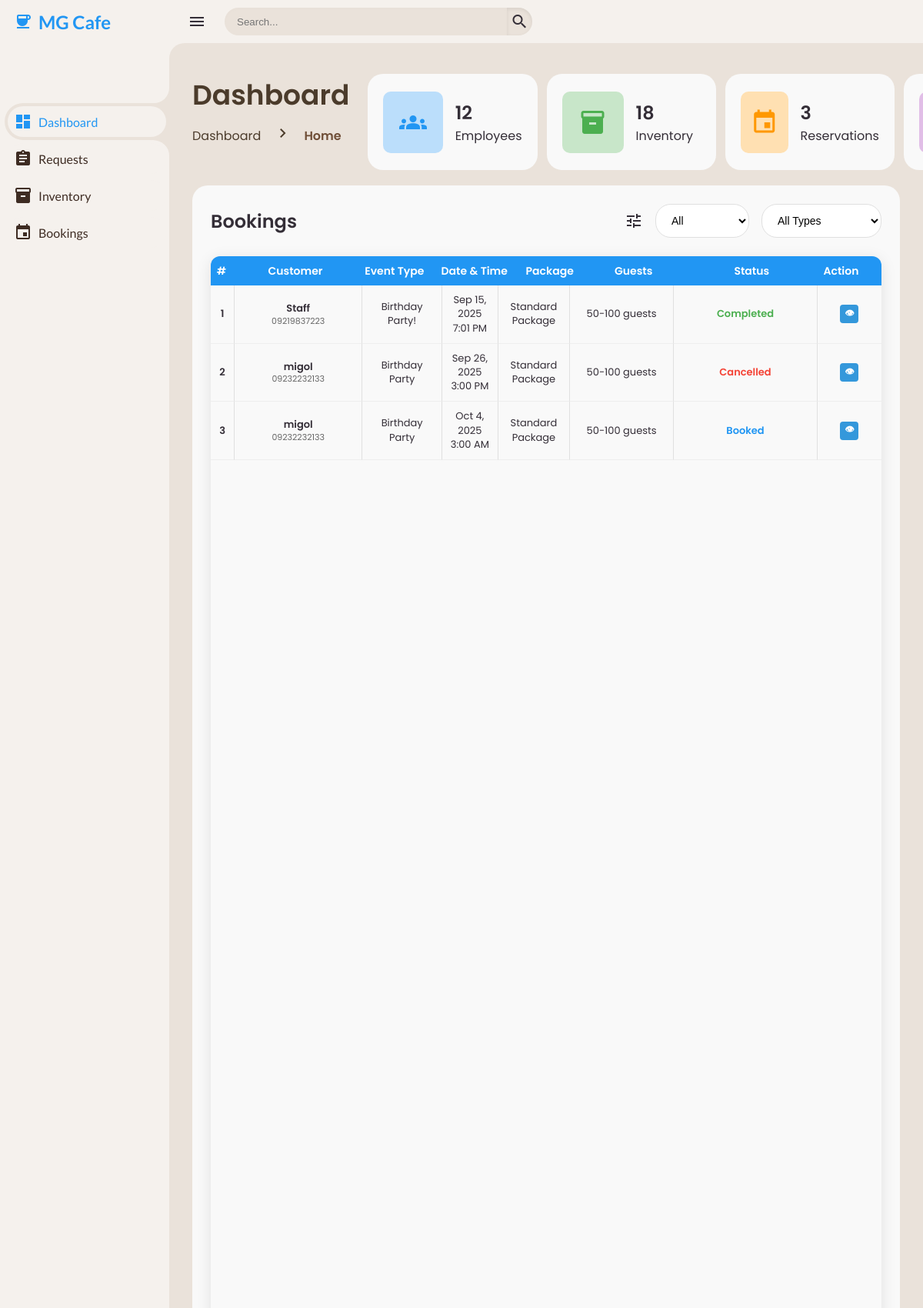
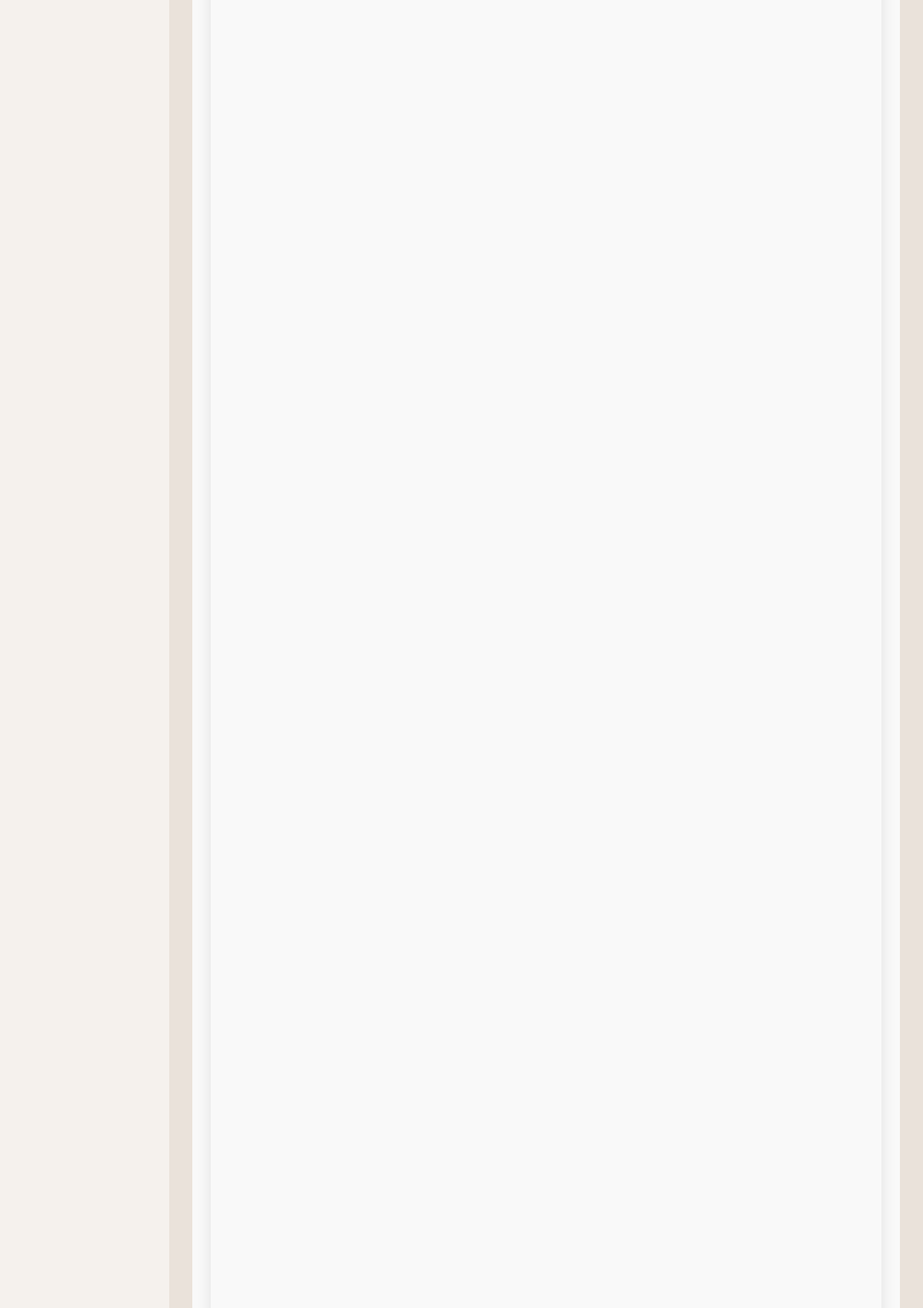
/client/client-dashboard.php (signed in, upper part), run on the app's committed database (2 pictures, top to bottom).
### tables this page shows
CREATE TABLE `tbl_event_booking` (
  `event_id` int(11) NOT NULL,
  `customer_name` varchar(100) DEFAULT NULL,
  `customer_email` varchar(100) DEFAULT NULL,
  `customer_contact` varchar(20) DEFAULT NULL,
  `event_name` varchar(100) DEFAULT NULL,
  `event_date` date DEFAULT NULL,
  `event_time` time DEFAULT NULL,
  `event_description` text DEFAULT NULL,
  `event_status` enum('Booked','Cancelled','Completed') NOT NULL,
  `created_at` datetime DEFAULT current_timestamp()
);

### php/get-employee.php (called while the page is built, shortened)
<?php
include __DIR__ . '/../config/database-connection.php';
$totalEmployees = $conn->query("SELECT COUNT(*) AS total_employees FROM tbl_employee")->fetch_assoc()['total_employees'];

### php/get-inventory.php (called while the page is built, shortened)
<?php
include __DIR__ . '/../config/database-connection.php';
$branch = $_GET['branch'] ?? ($_SESSION['branch'] ?? 'MG Cafe');
$totalInventory = 0;
if ($branch !== 'Unknown') {
    $sql = "SELECT COUNT(*) AS total_inventory FROM tbl_inventory WHERE branch = ?";
    $stmt = $conn->prepare($sql);
    if ($stmt) {
        $stmt->bind_param("s", $branch);
        $stmt->execute();
        $stmt->bind_result($totalInventory);
    }
}
?>

### php/get-event.php (called while the page is built, shortened)
<?php
include __DIR__ . '/../config/database-connection.php';
$sql = "SELECT * FROM tbl_event_booking ORDER BY event_date, event_time";
$result = $conn->query($sql);
$events = [];
if ($result && $result->num_rows > 0) {
    while ($row = $result->fetch_assoc()) {
        $events[] = $row;
    }
}
$sqlTotalReservations = "SELECT COUNT(*) AS total_reservations FROM tbl_event_booking";
$resultTotal = $conn->query($sqlTotalReservations);
if ($resultTotal && $resultTotal->num_rows > 0) {
    $rowTotal = $resultTotal->fetch_assoc();
    $totalReservations = $rowTotal['total_reservations'];
}
?>

### client/client-dashboard.php (the view, shortened to what this page needs)
<?php
include __DIR__ . '/../php/get-employee.php';
include __DIR__ . '/../php/get-inventory.php';
include __DIR__ . '/../php/get-event.php';
?>
<!DOCTYPE html>
<html lang="en">
<head>
	<link href='https://unpkg.com/boxicons@2.1.4/dist/boxicons.js' rel='stylesheet'>
	<link href='https://unpkg.com/boxicons@2.1.4/css/boxicons.min.css' rel='stylesheet'>
    <link rel="stylesheet" href="../css/style.css">
	<link rel="stylesheet" href="../css/components/sidebar.css">
	<link rel="stylesheet" href="../css/components/table.css">
</head>
<body class="client-dashboard">
    <section class="sidebar">
    	<?php include '../includes/client-sidebar.php'; ?>
    </section>
    <section class="content" >
    	    <nav>
                <i class="material-icons icon-menu">menu</i>
                <form action="#">
                    <div class="form-input">
                        <input type="search" placeholder="Search...">
                        <button type="submit" class="search-btn"><i class='material-icons search-icon' >search</i></button>
                    </div>
                </form>
            </nav>
	<div class="main">
		<div class="head-title-with-cards">
			<div class="head-title">
				<div class="left">
					<h1>Dashboard</h1>
					<ul class="breadcrumb">
						<li> <a>Dashboard</a> </li>
						<li> <i class='material-icons right-icon'>chevron_right</i></li>
						<li> <a class="active">Home</a> </li>
					</ul>
				</div>
			</div>
			<ul class="box-info">
				<li>
					<i class="material-icons icon-card one">groups</i>
					<span class="text">
						<h3><?= $totalEmployees; ?></h3>
						<p>Employees</p>
					</span>
				</li>
				<li>
					<i class="material-icons icon-card two">inventory_2</i>
					<span class="text">
						<h3><?= $totalInventory; ?></h3>
						<p>Inventory</p>
					</span>
				</li>
				<li>
					<i class="material-icons icon-card three">event</i>
					<span class="text">
						<h3><?= $totalReservations ?></h3>
						<p>Reservations</p>
					</span>
				</li>
				<li>
					<i class="material-icons icon-card four">swap_horiz</i>
				</li>
			</ul>
		</div>
		<div class="table-data">
			<div class="order">
				<div class="head">
					<h3>Bookings</h3>
					<i class="material-icons">tune</i>
					<select class="filterStatus">
						<option value="all">All</option>
					</select>
					<select class="filterType">
						<option value="all">All Types</option>
					</select>
				</div>
				<table>
					<thead>
						<tr>
							<th>#</th>
							<th>Customer</th>
							<th>Event Type</th>
							<th>Date & Time</th>
							<th>Package</th>
							<th>Guests</th>
							<th>Status</th>
							<th>Action</th>
						</tr>
					</thead>
					<tbody>
						<?php if (!empty($events)) : ?>
							<?php
							$counter = 1;
							$dashboardEvents = array_slice($events, 0, 5);
							?>
							<?php foreach ($dashboardEvents as $event): ?>
								<tr>
									<td><?= $counter++; ?></td>
									<td>
										<span><strong><?= htmlspecialchars($event['customer_name']); ?></strong></span>
										<p><?= htmlspecialchars($event['customer_contact']); ?></p>
									</td>
									<td class="event-type">
										<span><?= htmlspecialchars($event['event_name']); ?></span>
									</td>
									<td>
										<span><?= date("M j, Y", strtotime($event['event_date'])); ?></span>
										<p><?= date("g:i A", strtotime($event['event_time'])); ?></p>
									</td>
									<td>Standard Package</td>
									<td>50-100 guests</td>
									<td class="booking-status">
										<span class="status <?= strtolower($event['event_status']); ?>">
											<?= htmlspecialchars($event['event_status']); ?>
										</span>
									</td>
									<td class="text-center">
										<div class="action-buttons">
											<button class="btn-view" onclick="window.location.href='client-bookings.php'" title="View Details">👁</button>
										</div>
									</td>
								</tr>
							<?php endforeach; ?>
						<?php else: ?>
							<tr><td colspan="8">No bookings found</td></tr>
						<?php endif; ?>
					</tbody>
				</table>
			</div>
    </section>
</body>
</html>

### css/components/sidebar.css (style rules this page uses)
.sidebar { position: fixed; top: 0; left: 0; width: 220px; height: 100%; background: var(--container-bg-color); z-index: 1000; font-family: 'Lato', sans-serif; transition: .3s ease; overflow-x: hidden; scrollbar-width: none; }

### css/components/table.css (style rules this page uses)
.booking-status .status.booked { color: var(--blue) !important; background: none !important; background-color: transparent !important; padding: 0 !important; font-weight: 600; border: none !important; border-radius: 0 !important; }
.booking-status .status.completed { color: var(--green) !important; background: none !important; background-color: transparent !important; padding: 0 !important; font-weight: 600; border: none !important; border-radius: 0 !important; }
.booking-status .status.cancelled { color: var(--red) !important; background: none !important; background-color: transparent !important; padding: 0 !important; font-weight: 600; border: none !important; border-radius: 0 !important; }
.client-dashboard .booking-status .status, .client-mghub .booking-status .status, .client-spa .booking-status .status { background: none !important; background-color: transparent !important; padding: 0 !important; border: none !important; border-radius: 0 !important; font-weight: 600; }

### css/components/badge.css (style rules this page uses)
:root { --badge-new: #3498db; --badge-active: #27ae60; --badge-inactive: #95a5a6; }
.status.booked { background: #3498db; color: #fff; }
.status.cancelled { background: #e74c3c; color: #fff; }
.status.completed { background: #27ae60; color: #fff; }

### css/components/breadcrumb.css (style rules this page uses)
.head-title { display: flex; align-items: center; justify-content: space-between; grid-gap: 16px; flex-wrap: wrap; }
.head-title .left h1 { font-size: 36px; font-weight: 600; margin-bottom: 10px; color: var(--font); }
.head-title .left .breadcrumb { display: flex; align-items: center; grid-gap: 16px; }
.head-title .left .breadcrumb li { color: var(--font); }
.head-title .left .breadcrumb .right-icon { color: var(--font); }
.head-title .left .breadcrumb li a { color: var(--font); pointer-events: none; }
.head-title .left .breadcrumb li a.active { color: var(--active); pointer-events: unset; font-weight: 600; }

### css/components/forrm-request.css (style rules this page uses)
:root { --req-bg: #ffffff; --req-dark: #222222; --req-blue: #0077cc; --req-grey: #dcdcdc; --req-light-grey: #f5f5f5; --req-shadow: rgba(0, 0, 0, 0.25); --req-success: #28a745; --req-error: #dc3545; --req-radius: 8px; --req-input-height: 42px; }

### css/components/navbar.css (style rules this page uses)
nav { height: 56px; background: var(--container-bg-color); padding: 0 24px; display: flex; align-items: center; grid-gap: 24px; font-family: var(--lato); position: sticky; top: 0; left: 0; z-index: 100; }
nav::before { content: ''; position: absolute; width: 40px; height: 40px; bottom: -40px; left: 0; border-radius: 50%; box-shadow: -20px -20px 0 var(--container-bg-color); }
.icon-menu { cursor: pointer; color: var(--dark); }
form { max-width: 400px; width: 100%; margin-right: auto; }
.form-input { display: flex; align-items: center; height: 36px; }
.form-input input { flex-grow: 1; padding: 0 16px; height: 100%; border: none; background: var(--secondary-bg-color); border-radius: 36px 0 0 36px; outline: none; width: 100%; color: var(--dark); box-shadow: inset 0 2px 5px rgba(0,0,0,0.01); transition: box-shadow 0.3s ease; }
.form-input button { width: 36px; height: 100%; display: flex; justify-content: center; align-items: center; background: var(--secondary-bg-color); color: var(--dark); font-size: 18px; border: none; outline: none; border-radius: 0 36px 36px 0; cursor: pointer; box-shadow: inset 0 2px 5px rgba(0,0,0,0.08); transition: box-shadow 0.3s ease, background-color 0.3s ease; }

### data on the page
tbl_event_booking: customer_name "Staff", customer_contact "09219837223", event_name "Birthday Party!", event_date "Sep 15, 2025", event_time "7:01 PM", event_status "Completed"
tbl_event_booking: customer_name "migol", customer_contact "09232232133", event_name "Birthday Party", event_date "Sep 26, 2025", event_time "3:00 PM", event_status "Cancelled"
tbl_event_booking: customer_name "migol", customer_contact "09232232133", event_name "Birthday Party", event_date "Oct 4, 2025", event_time "3:00 AM", event_status "Booked"

### other printed values
$totalEmployees "12"
$totalInventory "18"
$totalReservations "3"
